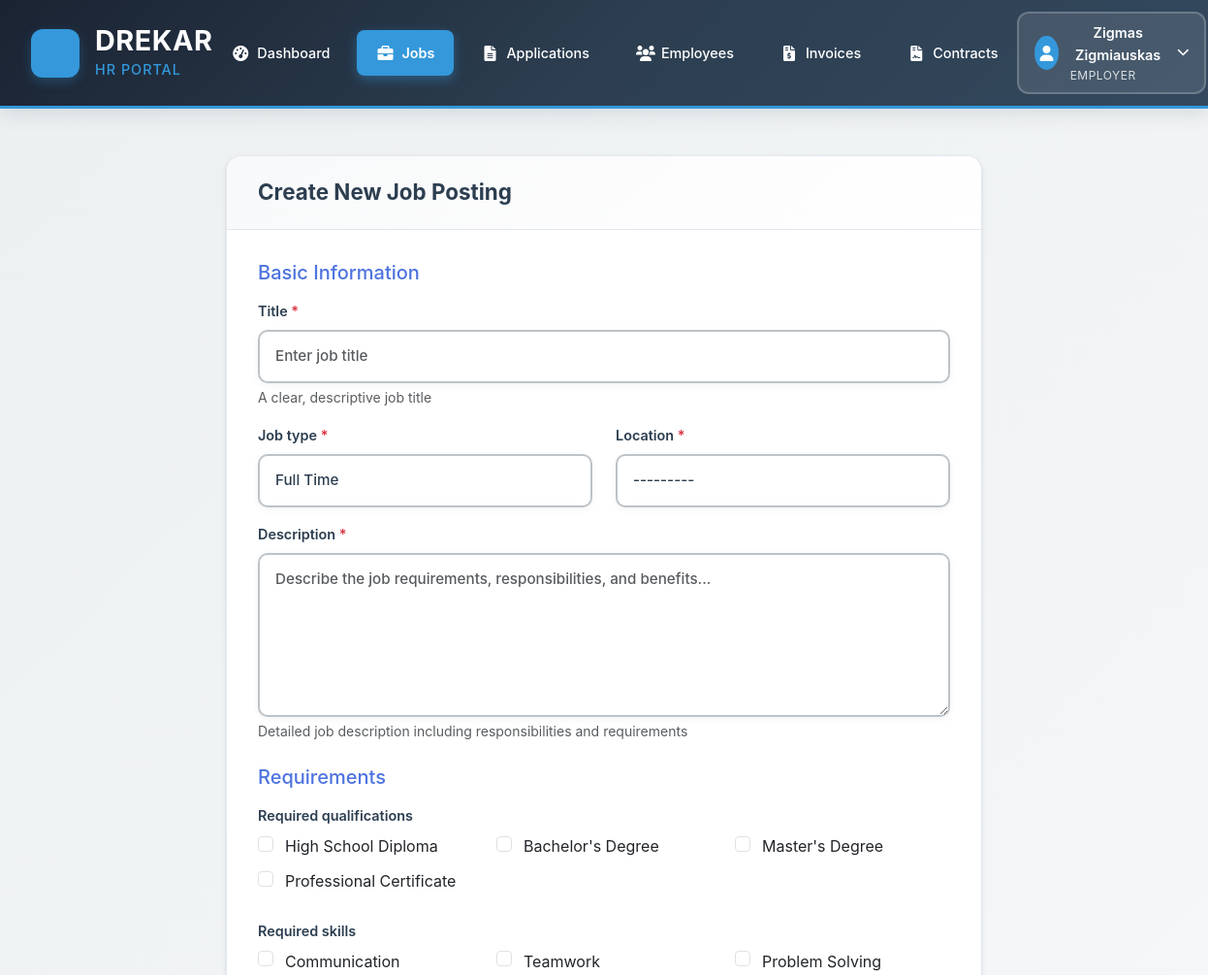
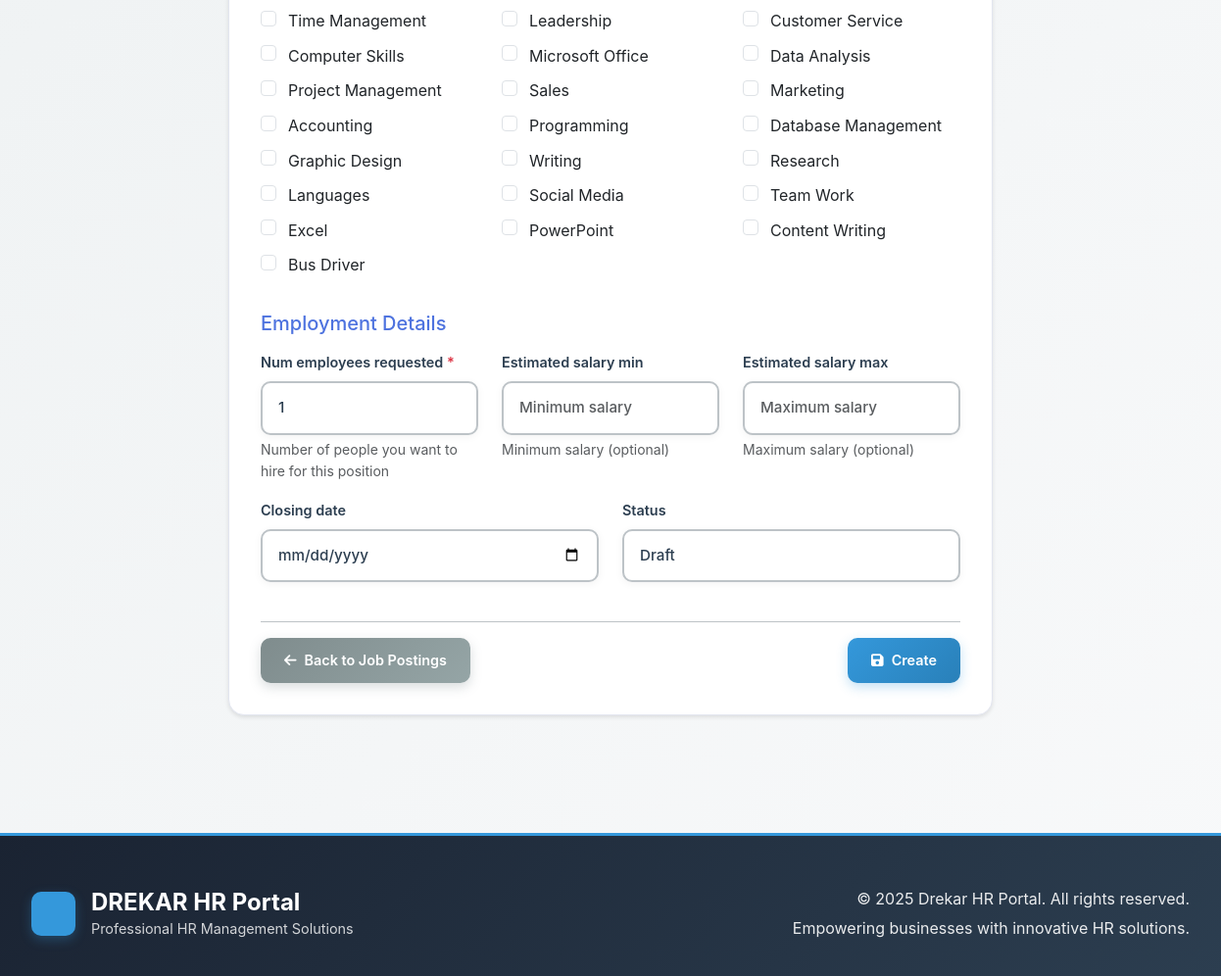
Page /employers/jobs/create/ (signed in) on the committed database (2 pictures, top to bottom).
### accounts/models.py (models this page shows, shortened)
class User(AbstractUser):
    USER_TYPE_CHOICES = [
        ('EMPLOYER', 'Employer'),
        ('EMPLOYEE', 'Employee'),
        ('EOR_CLIENT', 'EOR Client'),
        ('ADMIN', 'Admin'),
    ]
    user_type = models.CharField(
        max_length=20,
        choices=USER_TYPE_CHOICES,
        default='EMPLOYEE'
    )
    email = models.EmailField(unique=True)
    is_verified = models.BooleanField(default=False)
    registration_date = models.DateTimeField(auto_now_add=True)
    USERNAME_FIELD = 'email'
    REQUIRED_FIELDS = ['username']

### core/models.py (models this page shows)
class TimeStampedModel(models.Model):
    created_at = models.DateTimeField(auto_now_add=True, verbose_name="Creation Date")
    updated_at = models.DateTimeField(auto_now=True, verbose_name="Last Updated")
    class Meta:
        abstract = True

class Qualification(TimeStampedModel):
    name = models.CharField(max_length=100, unique=True)
    description = models.TextField(blank=True, null=True)
    def __str__(self):
        return self.name

class Skill(TimeStampedModel):
    name = models.CharField(max_length=100, unique=True)
    category = models.CharField(max_length=50, blank=True, null=True)
    def __str__(self):
        return self.name

### employers/views.py (the view)
# urls.py: path('jobs/create/', views.create_job_posting, name='create_job_posting'),
@login_required
@user_passes_test(is_employer)
def create_job_posting(request):
    try:
        employer_profile = request.user.employerprofile
    except EmployerProfile.DoesNotExist:
        messages.info(request, 'Please complete your employer profile to access job posting features.')
        return redirect('employers:profile_setup')
    if request.method == 'POST':
        form = JobPostingForm(request.POST)
        if form.is_valid():
            job_posting = form.save(commit=False)
            job_posting.employer = employer_profile
            job_posting.save()
            form.save_m2m()  # Save many-to-many fields
            messages.success(request, 'Job posting created successfully!')
            return redirect('employers:job_postings_list')
    else:
        form = JobPostingForm()
    context = {
        'form': form,
        'title': 'Create New Job Posting',
        'action': 'Create'
    }
    return render(request, 'employers/job_posting_form.html', context)

### core/models.py (called while the page is built)
    def __str__(self):
        if self.street_address:
            return f"{self.street_address}, {self.city}, {self.country}"
        return f"{self.city}, {self.country}"

### employers/views.py (called while the page is built)
def is_employer(user):
    return user.is_authenticated and user.user_type == 'EMPLOYER'

### templates/employers/job_posting_form.html (shortened to what this page needs)
{% extends 'core/base1.html' %}
{% load i18n %}
{% block content %}
<div class="container mt-4">
    <div class="row justify-content-center">
        <div class="col-lg-8">
            <div class="card">
                <div class="card-header">
                    <h3 class="card-title mb-0">{{ title }}</h3>
                </div>
                <div class="card-body">
                    <form method="post" class="needs-validation" novalidate>
                        <h5 class="text-primary mb-3">{% trans "Basic Information" %}</h5>
                        <div class="row">
                            <div class="col-md-12 mb-3">
                                <label for="{{ form.title.id_for_label }}" class="form-label">
                                    {{ form.title.label }} <span class="text-danger">*</span>
                                </label>
                                {{ form.title }}
                                {% if form.title.help_text %}
                                    <div class="form-text">{{ form.title.help_text }}</div>
                                {% endif %}
                            </div>
                        </div>
                        <div class="row">
                            <div class="col-md-6 mb-3">
                                <label for="{{ form.job_type.id_for_label }}" class="form-label">
                                    {{ form.job_type.label }} <span class="text-danger">*</span>
                                </label>
                                {{ form.job_type }}
                            </div>
                            <div class="col-md-6 mb-3">
                                <label for="{{ form.location.id_for_label }}" class="form-label">
                                    {{ form.location.label }} <span class="text-danger">*</span>
                                </label>
                                {{ form.location }}
                            </div>
                        </div>
                        <div class="mb-3">
                            <label for="{{ form.description.id_for_label }}" class="form-label">
                                {{ form.description.label }} <span class="text-danger">*</span>
                            </label>
                            {{ form.description }}
                            {% if form.description.help_text %}
                                <div class="form-text">{{ form.description.help_text }}</div>
                            {% endif %}
                        </div>
                        <h5 class="text-primary mb-3 mt-4">{% trans "Requirements" %}</h5>
                        {% if form.required_qualifications.field.queryset %}
                        <div class="mb-3">
                            <label class="form-label">{{ form.required_qualifications.label }}</label>
                            <div class="row">
                                {% for choice in form.required_qualifications %}
                                <div class="col-md-6 col-lg-4 mb-2">
                                    <div class="form-check">
                                        {{ choice.tag }}
                                        <label class="form-check-label" for="{{ choice.id_for_label }}">
                                            {{ choice.choice_label }}
                                        </label>
                                    </div>
                                </div>
                                {% endfor %}
                            </div>
                        </div>
                        {% endif %}
                        {% if form.required_skills.field.queryset %}
                        <div class="mb-3">
                            <label class="form-label">{{ form.required_skills.label }}</label>
                            <div class="row">
                                {% for choice in form.required_skills %}
                                <div class="col-md-6 col-lg-4 mb-2">
                                    <div class="form-check">
                                        {{ choice.tag }}
                                        <label class="form-check-label" for="{{ choice.id_for_label }}">
                                            {{ choice.choice_label }}
                                        </label>
                                    </div>
                                </div>
                                {% endfor %}
                            </div>
                        </div>
                        {% endif %}
                        <h5 class="text-primary mb-3 mt-4">{% trans "Employment Details" %}</h5>
                        <div class="row">
                            <div class="col-md-4 mb-3">
                                <label for="{{ form.num_employees_requested.id_for_label }}" class="form-label">
                                    {{ form.num_employees_requested.label }} <span class="text-danger">*</span>
                                </label>
                                {{ form.num_employees_requested }}
                                {% if form.num_employees_requested.help_text %}
                                    <div class="form-text">{{ form.num_employees_requested.help_text }}</div>
                                {% endif %}
                            </div>
                            <div class="col-md-4 mb-3">
                                <label for="{{ form.estimated_salary_min.id_for_label }}" class="form-label">
                                    {{ form.estimated_salary_min.label }}
                                </label>
                                {{ form.estimated_salary_min }}
                                {% if form.estimated_salary_min.help_text %}
                                    <div class="form-text">{{ form.estimated_salary_min.help_text }}</div>
                                {% endif %}
                            </div>
                            <div class="col-md-4 mb-3">
                                <label for="{{ form.estimated_salary_max.id_for_label }}" class="form-label">
                                    {{ form.estimated_salary_max.label }}
                                </label>
                                {{ form.estimated_salary_max }}
                                {% if form.estimated_salary_max.help_text %}
                                    <div class="form-text">{{ form.estimated_salary_max.help_text }}</div>
                                {% endif %}
                            </div>
                        </div>
                        <div class="row">
                            <div class="col-md-6 mb-3">
                                <label for="{{ form.closing_date.id_for_label }}" class="form-label">
                                    {{ form.closing_date.label }}
                                </label>
                                {{ form.closing_date }}
                            </div>
                            <div class="col-md-6 mb-3">
                                <label for="{{ form.status.id_for_label }}" class="form-label">
                                    {{ form.status.label }}
                                </label>
                                {{ form.status }}
                            </div>
                        </div>
                        <div class="d-flex justify-content-between mt-4 pt-3 border-top">
                            <a href="{% url 'employers:job_postings_list' %}" class="btn btn-secondary">
                                <i class="fas fa-arrow-left"></i> {% trans "Back to Job Postings" %}
                            </a>
                            <div>
                                <button type="submit" class="btn btn-primary">
                                    <i class="fas fa-save"></i> {{ action }}
                                </button>
                            </div>
                        </div>
                    </form>
                </div>
            </div>
        </div>
    </div>
</div>
{% endblock %}

### templates/core/base1.html (shortened to what this page needs)
<!DOCTYPE html>
<html lang="en">
<head>
    {% load static %}
    <link href="https://cdn.jsdelivr.net/npm/bootstrap@5.3.0/dist/css/bootstrap.min.css" rel="stylesheet">
    <link rel="stylesheet" href="{% static 'css/style.css' %}">
    <link href="https://cdnjs.cloudflare.com/ajax/libs/font-awesome/6.0.0/css/all.min.css" rel="stylesheet">
</head>
<body>
    <header class="header-solid">
        <nav class="navbar-professional">
            <div class="nav-brand-container">
                <div class="brand-logo">
                </div>
                <div class="brand-text">
                    <h1>DREKAR</h1>
                    <span class="brand-subtitle">HR Portal</span>
                </div>
            </div>
            <div class="nav-center">
                {% if user.is_authenticated %}
                    {% if user.user_type == 'EMPLOYER' %}
                        <a href="{% url 'employers:dashboard' %}" class="nav-item {% if request.resolver_match.url_name == 'dashboard' and request.resolver_match.namespace == 'employers' %}active{% endif %}">
                            <i class="fas fa-tachometer-alt"></i><span>Dashboard</span>
                        </a>
                        <a href="{% url 'employers:job_postings_list' %}" class="nav-item {% if request.resolver_match.url_name in 'job_postings_list,create_job_posting,edit_job_posting,job_posting_detail' and request.resolver_match.namespace == 'employers' %}active{% endif %}">
                            <i class="fas fa-briefcase"></i><span>Jobs</span>
                        </a>
                        <a href="{% url 'employers:applications_list' %}" class="nav-item ">
                            <i class="fas fa-file-alt"></i><span>Applications</span>
                        </a>
                        <a href="{% url 'employers:assignments_list' %}" class="nav-item {% if request.resolver_match.url_name in 'assignments_list,assignment_detail' and request.resolver_match.namespace == 'employers' %}active{% endif %}">
                            <i class="fas fa-users"></i><span>Employees</span>
                        </a>
                        <a href="{% url 'employers:invoices_list' %}" class="nav-item ">
                            <i class="fas fa-file-invoice-dollar"></i><span>Invoices</span>
                        </a>
                        <a href="{% url 'employers:contracts_list' %}" class="nav-item ">
                            <i class="fas fa-file-contract"></i><span>Contracts</span>
                        </a>
                    {% endif %}
                {% endif %}
            </div>
            <div class="nav-end">
                {% if user.is_authenticated %}
                    <div class="user-menu-professional">
                        <button class="user-toggle-btn" onclick="toggleUserMenu()">
                            <div class="user-avatar">
                                <i class="fas fa-user"></i>
                            </div>
                            <div class="user-info">
                                <span class="user-name">{{ user.get_full_name|default:user.username }}</span>
                                <span class="user-role">{{ user.get_user_type_display }}</span>
                            </div>
                            <i class="fas fa-chevron-down toggle-icon"></i>
                        </button>
                    </div>
                {% endif %}
            </div>
        </nav>
    </header>
    <main class="main-content">
        {% block content %}
        {% endblock %}
    </main>
    <footer class="footer-professional">
        <div class="footer-content">
            <div class="footer-brand">
                <div class="brand-logo">
                </div>
                <div>
                    <h3>DREKAR HR Portal</h3>
                    <p>Professional HR Management Solutions</p>
                </div>
            </div>
            <div class="footer-info">
                <p>&copy; 2025 Drekar HR Portal. All rights reserved.</p>
                <p>Empowering businesses with innovative HR solutions.</p>
            </div>
        </div>
    </footer>
</body>
</html>

### templates/employers/job_posting_form.html (style rules this page uses)
.form-check-input { margin-top: 0.1rem; }
.form-check-label { margin-left: 0.25rem; }
.card { box-shadow: 0 2px 4px rgba(0,0,0,0.1); border: 1px solid #e3e6f0; }
.card-header { background-color: #f8f9fc; border-bottom: 1px solid #e3e6f0; }
.text-primary { color: #4e73df !important; }
.btn-primary { background-color: #4e73df; border-color: #4e73df; }

### rows in the picture
User: get_full_name "Zigmas Zigmiauskas", user_type "EMPLOYER"
Qualification: choice_label "High School Diploma"
Qualification: choice_label "Bachelor's Degree"
Qualification: choice_label "Master's Degree"
Qualification: choice_label "Professional Certificate"
Skill: choice_label "Communication"
Skill: choice_label "Teamwork"
Skill: choice_label "Problem Solving"
Skill: choice_label "Time Management"
Skill: choice_label "Leadership"
Skill: choice_label "Customer Service"
Skill: choice_label "Computer Skills"
Skill: choice_label "Microsoft Office"
Skill: choice_label "Data Analysis"
Skill: choice_label "Project Management"
Skill: choice_label "Sales"
Skill: choice_label "Marketing"
Skill: choice_label "Accounting"
Skill: choice_label "Programming"
Skill: choice_label "Database Management"
Skill: choice_label "Graphic Design"
Skill: choice_label "Writing"
Skill: choice_label "Research"
Skill: choice_label "Languages"
Skill: choice_label "Social Media"
Skill: choice_label "Team Work"
Skill: choice_label "Excel"
Skill: choice_label "PowerPoint"
Skill: choice_label "Content Writing"
Skill: choice_label "Bus Driver"

### other values in the picture
{{ title }} "Create New Job Posting"
{{ action }} "Create"
